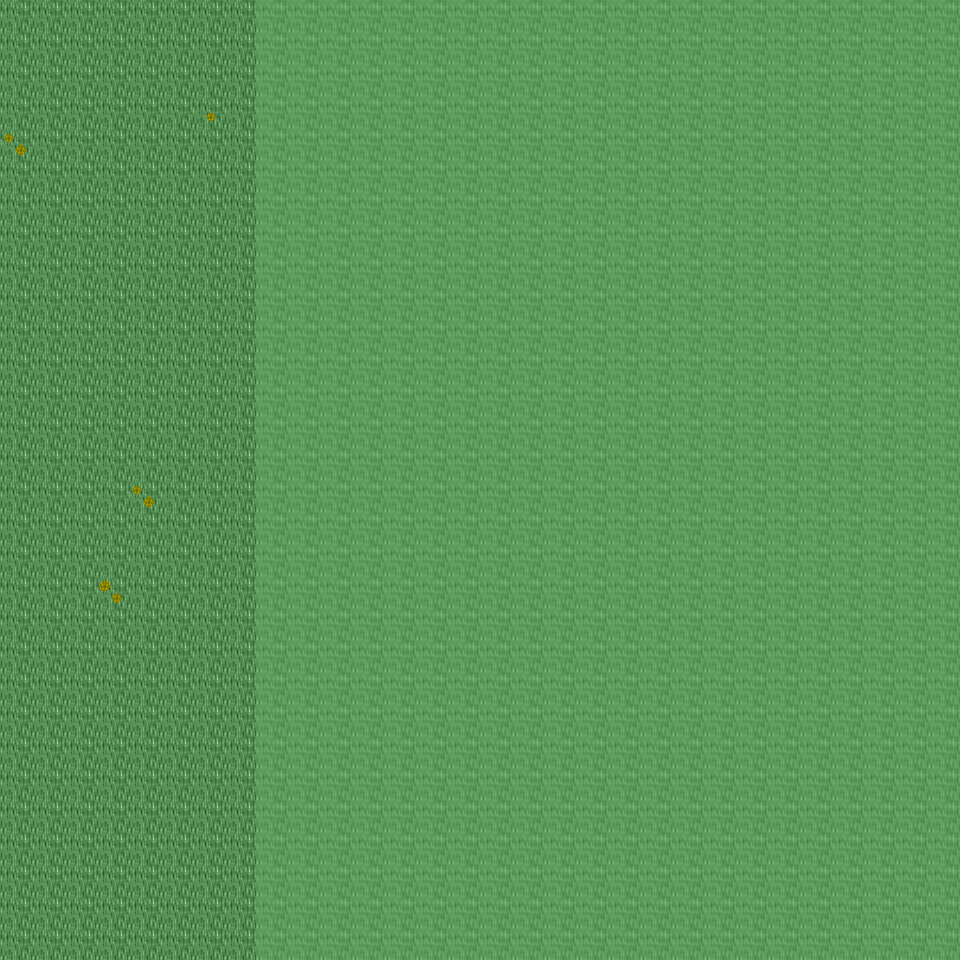

Tiled map render using the project's own tile images. Description and the map definition, with tile-layer contents summarised, below:
An orthogonal 30x30 tile map with 32x32 px tiles, 6 tile layers (Ground, Object, Object2, Above, ...), 23 tilesets and 2 objects (2x mapchange).

<map version="1.0" orientation="orthogonal" renderorder="right-down" width="30" height="30" tilewidth="32" tileheight="32" nextobjectid="3">
  <tileset firstgid="1" name="tileset_ground_ground" tilewidth="32" tileheight="32" tilecount="33" columns="3">
    <image source="../drawable/tileset_ground_ground.png" width="96" height="352" />
  </tileset>
  <tileset firstgid="34" name="tileset_plant_grasses" tilewidth="32" tileheight="32" tilecount="6" columns="3">
    <image source="../drawable/tileset_plant_grasses.png" width="96" height="64" />
  </tileset>
  <tileset firstgid="40" name="tileset_plant_flower_daisy_yellow" tilewidth="32" tileheight="32" tilecount="8" columns="2">
    <image source="../drawable/tileset_plant_flower_daisy_yellow.png" width="64" height="128" />
  </tileset>
  <tileset firstgid="48" name="tileset_plant_bush_bushes" tilewidth="32" tileheight="32" tilecount="10" columns="5">
    <image source="../drawable/tileset_plant_bush_bushes.png" width="160" height="64" />
  </tileset>
  <tileset firstgid="58" name="tileset_plant_flower_daisy_white" tilewidth="32" tileheight="32" tilecount="8" columns="2">
    <image source="../drawable/tileset_plant_flower_daisy_white.png" width="64" height="128" />
  </tileset>
  <tileset firstgid="66" name="tileset_plant_tree_tree_darkgreen" tilewidth="32" tileheight="32" tilecount="88" columns="8">
    <image source="../drawable/tileset_plant_tree_tree_darkgreen.png" width="256" height="352" />
  </tileset>
  <tileset firstgid="154" name="tileset_logic_collision" tilewidth="32" tileheight="32" tilecount="1" columns="1">
    <image source="../drawable/tileset_logic_collision.png" width="32" height="32" />
  </tileset>
  <tileset firstgid="155" name="tileset_ground_ground_3" tilewidth="32" tileheight="32" tilecount="5" columns="5">
    <image source="../drawable/tileset_ground_ground_3.png" width="160" height="32" />
  </tileset>
  <tileset firstgid="160" name="tileset_ground_dry_grass" tilewidth="32" tileheight="32" tilecount="54" columns="9">
    <image source="../drawable/tileset_ground_dry_grass.png" width="288" height="192" />
  </tileset>
  <tileset firstgid="214" name="tileset_ground_pothole" tilewidth="32" tileheight="32" tilecount="4" columns="4">
    <image source="../drawable/tileset_ground_pothole.png" width="128" height="32" />
  </tileset>
  <tileset firstgid="218" name="tileset_building_fence_palisade" tilewidth="32" tileheight="32" tilecount="84" columns="6">
    <image source="../drawable/tileset_building_fence_palisade.png" width="192" height="448" />
  </tileset>
  <tileset firstgid="302" name="tileset_ground_dirt_mounds" tilewidth="32" tileheight="32" tilecount="9" columns="3">
    <image source="../drawable/tileset_ground_dirt_mounds.png" width="96" height="96" />
  </tileset>
  <tileset firstgid="311" name="tileset_furniture_table_square_pale" tilewidth="32" tileheight="32" tilecount="1" columns="1">
    <image source="../drawable/tileset_furniture_table_square_pale.png" width="32" height="32" />
  </tileset>
  <tileset firstgid="312" name="tileset_furniture_table_stone_desk" tilewidth="32" tileheight="32" tilecount="16" columns="4">
    <image source="../drawable/tileset_furniture_table_stone_desk.png" width="128" height="128" />
  </tileset>
  <tileset firstgid="328" name="tileset_item_armor_weapons_for_walls" tilewidth="32" tileheight="32" tilecount="16" columns="4">
    <image source="../drawable/tileset_item_armor_weapons_for_walls.png" width="128" height="128" />
  </tileset>
  <tileset firstgid="344" name="tileset_item_bullseye" tilewidth="32" tileheight="32" tilecount="1" columns="1">
    <image source="../drawable/tileset_item_bullseye.png" width="32" height="32" />
  </tileset>
  <tileset firstgid="345" name="tileset_item_chest_chest_2" tilewidth="32" tileheight="32" tilecount="6" columns="3">
    <image source="../drawable/tileset_item_chest_chest_2.png" width="96" height="64" />
  </tileset>
  <tileset firstgid="351" name="tileset_item_weapon_hanging_bows" tilewidth="32" tileheight="32" tilecount="6" columns="3">
    <image source="../drawable/tileset_item_weapon_hanging_bows.png" width="96" height="64" />
  </tileset>
  <tileset firstgid="357" name="tileset_item_weapon_box_of_weapons" tilewidth="32" tileheight="32" tilecount="2" columns="1">
    <image source="../drawable/tileset_item_weapon_box_of_weapons.png" width="32" height="64" />
  </tileset>
  <tileset firstgid="359" name="tileset_item_ropes" tilewidth="32" tileheight="32" tilecount="4" columns="2">
    <image source="../drawable/tileset_item_ropes.png" width="64" height="64" />
  </tileset>
  <tileset firstgid="363" name="tileset_building_dojo" tilewidth="32" tileheight="32" tilecount="40" columns="8">
    <image source="../drawable/tileset_building_dojo.png" width="256" height="160" />
  </tileset>
  <tileset firstgid="403" name="tileset_furniture_table_grey_long" tilewidth="32" tileheight="32" tilecount="4" columns="2">
    <image source="../drawable/tileset_furniture_table_grey_long.png" width="64" height="64" />
  </tileset>
  <tileset firstgid="407" name="tileset_item_tools" tilewidth="32" tileheight="32" tilecount="9" columns="3">
    <image source="../drawable/tileset_item_tools.png" width="96" height="96" />
  </tileset>
  <layer name="Ground" width="30" height="30">
    <data>[900 cells, 900 non-empty, 1 distinct tile ids]</data>
  </layer>
  <layer name="Object" width="30" height="30">
    <data>[900 cells, 4 non-empty, 3 distinct tile ids]</data>
  </layer>
  <layer name="Object2" width="30" height="30">
    <data>[900 cells, 0 non-empty, 0 distinct tile ids]</data>
  </layer>
  <layer name="Above" width="30" height="30">
    <data>[900 cells, 660 non-empty, 18 distinct tile ids]</data>
  </layer>
  <layer name="Above2" width="30" height="30">
    <data>[900 cells, 0 non-empty, 0 distinct tile ids]</data>
  </layer>
  <layer name="Walkable" width="30" height="30">
    <data>[900 cells, 660 non-empty, 1 distinct tile ids]</data>
  </layer>
  <objectgroup name="MapEvents">
    <object id="1" name="south" type="mapchange" x="0" y="928" width="256" height="32">
      <properties>
        <property name="map" value="0_ados_mountain_n2_w2_x4_y1" />
        <property name="place" value="north" />
      </properties>
    </object>
    <object id="2" name="west" type="mapchange" x="0" y="0" width="32" height="960">
      <properties>
        <property name="map" value="0_ados_mountain_n2_w2_x3_y0" />
        <property name="place" value="east" />
      </properties>
    </object>
  </objectgroup>
</map>
